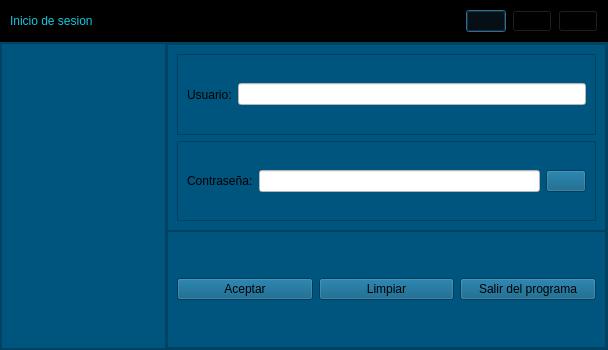
<?xml version="1.0" encoding="UTF-8"?>
<ui version="4.0">
 <class>Dialog</class>
 <widget class="QDialog" name="Dialog">
  <property name="geometry">
   <rect>
    <x>0</x>
    <y>0</y>
    <width>608</width>
    <height>350</height>
   </rect>
  </property>
  <property name="windowTitle">
   <string>Dialog</string>
  </property>
  <layout class="QVBoxLayout" name="verticalLayout" stretch="1,8">
   <property name="spacing">
    <number>0</number>
   </property>
   <property name="leftMargin">
    <number>0</number>
   </property>
   <property name="topMargin">
    <number>0</number>
   </property>
   <property name="rightMargin">
    <number>0</number>
   </property>
   <property name="bottomMargin">
    <number>0</number>
   </property>
   <item>
    <widget class="QFrame" name="frame_2">
     <property name="styleSheet">
      <string notr="true">background-color: rgb(0, 0, 0);</string>
     </property>
     <property name="frameShape">
      <enum>QFrame::StyledPanel</enum>
     </property>
     <property name="frameShadow">
      <enum>QFrame::Raised</enum>
     </property>
     <layout class="QHBoxLayout" name="horizontalLayout">
      <item>
       <widget class="QLabel" name="label">
        <property name="styleSheet">
         <string notr="true">font: 87 18pt &quot;Arial Black&quot;;
color: rgb(20,200,220);</string>
        </property>
        <property name="text">
         <string>Inicio de sesion</string>
        </property>
       </widget>
      </item>
      <item>
       <spacer name="horizontalSpacer">
        <property name="orientation">
         <enum>Qt::Horizontal</enum>
        </property>
        <property name="sizeHint" stdset="0">
         <size>
          <width>222</width>
          <height>20</height>
         </size>
        </property>
       </spacer>
      </item>
      <item>
       <widget class="QPushButton" name="pushButton_3">
        <property name="styleSheet">
         <string notr="true"/>
        </property>
        <property name="text">
         <string/>
        </property>
        <property name="icon">
         <iconset>
          <normaloff>../../../../../../pyqt6/Imagenes/Minimizar.png</normaloff>../../../../../../pyqt6/Imagenes/Minimizar.png</iconset>
        </property>
        <property name="iconSize">
         <size>
          <width>32</width>
          <height>32</height>
         </size>
        </property>
       </widget>
      </item>
      <item>
       <widget class="QPushButton" name="pushButton_2">
        <property name="styleSheet">
         <string notr="true"/>
        </property>
        <property name="text">
         <string/>
        </property>
        <property name="icon">
         <iconset>
          <normaloff>../../../../../../pyqt6/Imagenes/Maximizar.png</normaloff>../../../../../../pyqt6/Imagenes/Maximizar.png</iconset>
        </property>
        <property name="iconSize">
         <size>
          <width>32</width>
          <height>32</height>
         </size>
        </property>
       </widget>
      </item>
      <item>
       <widget class="QPushButton" name="pushButton">
        <property name="styleSheet">
         <string notr="true"/>
        </property>
        <property name="text">
         <string/>
        </property>
        <property name="icon">
         <iconset>
          <normaloff>../../../../../../pyqt6/Imagenes/Cerrar.png</normaloff>../../../../../../pyqt6/Imagenes/Cerrar.png</iconset>
        </property>
        <property name="iconSize">
         <size>
          <width>32</width>
          <height>32</height>
         </size>
        </property>
       </widget>
      </item>
     </layout>
    </widget>
   </item>
   <item>
    <widget class="QFrame" name="frame">
     <property name="styleSheet">
      <string notr="true">background-color: rgb(0,85,127)</string>
     </property>
     <property name="frameShape">
      <enum>QFrame::StyledPanel</enum>
     </property>
     <property name="frameShadow">
      <enum>QFrame::Raised</enum>
     </property>
     <layout class="QHBoxLayout" name="horizontalLayout_2" stretch="3,8">
      <property name="spacing">
       <number>0</number>
      </property>
      <property name="leftMargin">
       <number>0</number>
      </property>
      <property name="topMargin">
       <number>0</number>
      </property>
      <property name="rightMargin">
       <number>0</number>
      </property>
      <property name="bottomMargin">
       <number>0</number>
      </property>
      <item>
       <widget class="QFrame" name="frame_3">
        <property name="frameShape">
         <enum>QFrame::StyledPanel</enum>
        </property>
        <property name="frameShadow">
         <enum>QFrame::Raised</enum>
        </property>
        <widget class="QLabel" name="label_2">
         <property name="geometry">
          <rect>
           <x>10</x>
           <y>10</y>
           <width>16</width>
           <height>16</height>
          </rect>
         </property>
         <property name="text">
          <string/>
         </property>
         <property name="scaledContents">
          <bool>true</bool>
         </property>
        </widget>
        <widget class="QLabel" name="label_3">
         <property name="geometry">
          <rect>
           <x>10</x>
           <y>50</y>
           <width>131</width>
           <height>161</height>
          </rect>
         </property>
         <property name="minimumSize">
          <size>
           <width>131</width>
           <height>0</height>
          </size>
         </property>
         <property name="text">
          <string/>
         </property>
         <property name="pixmap">
          <pixmap>logo.png</pixmap>
         </property>
         <property name="scaledContents">
          <bool>true</bool>
         </property>
        </widget>
       </widget>
      </item>
      <item>
       <widget class="QFrame" name="frame_4">
        <property name="frameShape">
         <enum>QFrame::StyledPanel</enum>
        </property>
        <property name="frameShadow">
         <enum>QFrame::Raised</enum>
        </property>
        <layout class="QVBoxLayout" name="verticalLayout_2" stretch="8,5">
         <property name="spacing">
          <number>0</number>
         </property>
         <property name="leftMargin">
          <number>0</number>
         </property>
         <property name="topMargin">
          <number>0</number>
         </property>
         <property name="rightMargin">
          <number>0</number>
         </property>
         <property name="bottomMargin">
          <number>0</number>
         </property>
         <item>
          <widget class="QFrame" name="frame_5">
           <property name="frameShape">
            <enum>QFrame::StyledPanel</enum>
           </property>
           <property name="frameShadow">
            <enum>QFrame::Raised</enum>
           </property>
           <layout class="QVBoxLayout" name="verticalLayout_3">
            <item>
             <widget class="QFrame" name="frame_7">
              <property name="frameShape">
               <enum>QFrame::StyledPanel</enum>
              </property>
              <property name="frameShadow">
               <enum>QFrame::Raised</enum>
              </property>
              <layout class="QHBoxLayout" name="horizontalLayout_3">
               <item>
                <widget class="QLabel" name="lbl_login">
                 <property name="styleSheet">
                  <string notr="true">font: 82 14pt &quot;Arial Black&quot;;
color rgb(0, 0, 0);</string>
                 </property>
                 <property name="text">
                  <string>Usuario:</string>
                 </property>
                </widget>
               </item>
               <item>
                <widget class="QLineEdit" name="txt_login">
                 <property name="styleSheet">
                  <string notr="true">font: 82 14pt &quot;Arial&quot;;
color: rgb(0, 0, 0);
background-color: rgb(255, 255, 255);</string>
                 </property>
                </widget>
               </item>
              </layout>
             </widget>
            </item>
            <item>
             <widget class="QFrame" name="frame_8">
              <property name="frameShape">
               <enum>QFrame::StyledPanel</enum>
              </property>
              <property name="frameShadow">
               <enum>QFrame::Raised</enum>
              </property>
              <layout class="QHBoxLayout" name="horizontalLayout_4">
               <item>
                <widget class="QLabel" name="lbl_password">
                 <property name="styleSheet">
                  <string notr="true">font: 82 14pt &quot;Arial Black&quot;;
color rgb(0, 0, 0);</string>
                 </property>
                 <property name="text">
                  <string>Contraseña:</string>
                 </property>
                </widget>
               </item>
               <item>
                <widget class="QLineEdit" name="txt_password">
                 <property name="styleSheet">
                  <string notr="true">font: 82 14pt &quot;Arial&quot;;
color: rgb(0, 0, 0);
background-color: rgb(255, 255, 255);</string>
                 </property>
                </widget>
               </item>
               <item>
                <widget class="QPushButton" name="btn_ver">
                 <property name="text">
                  <string/>
                 </property>
                 <property name="icon">
                  <iconset>
                   <normaloff>../../../../../../pyqt6/Imagenes/eye_on_see_show_view_vision_watch_icon_123215.png</normaloff>../../../../../../pyqt6/Imagenes/eye_on_see_show_view_vision_watch_icon_123215.png</iconset>
                 </property>
                 <property name="iconSize">
                  <size>
                   <width>32</width>
                   <height>32</height>
                  </size>
                 </property>
                </widget>
               </item>
              </layout>
             </widget>
            </item>
           </layout>
          </widget>
         </item>
         <item>
          <widget class="QFrame" name="frame_6">
           <property name="frameShape">
            <enum>QFrame::StyledPanel</enum>
           </property>
           <property name="frameShadow">
            <enum>QFrame::Raised</enum>
           </property>
           <layout class="QHBoxLayout" name="horizontalLayout_5">
            <item>
             <widget class="QPushButton" name="btn_aceptar">
              <property name="text">
               <string>Aceptar</string>
              </property>
             </widget>
            </item>
            <item>
             <widget class="QPushButton" name="btn_cancel">
              <property name="text">
               <string>Limpiar</string>
              </property>
             </widget>
            </item>
            <item>
             <widget class="QPushButton" name="btn_Salir">
              <property name="text">
               <string>Salir del programa</string>
              </property>
             </widget>
            </item>
           </layout>
          </widget>
         </item>
        </layout>
       </widget>
      </item>
     </layout>
    </widget>
   </item>
  </layout>
 </widget>
 <resources/>
 <connections/>
</ui>
